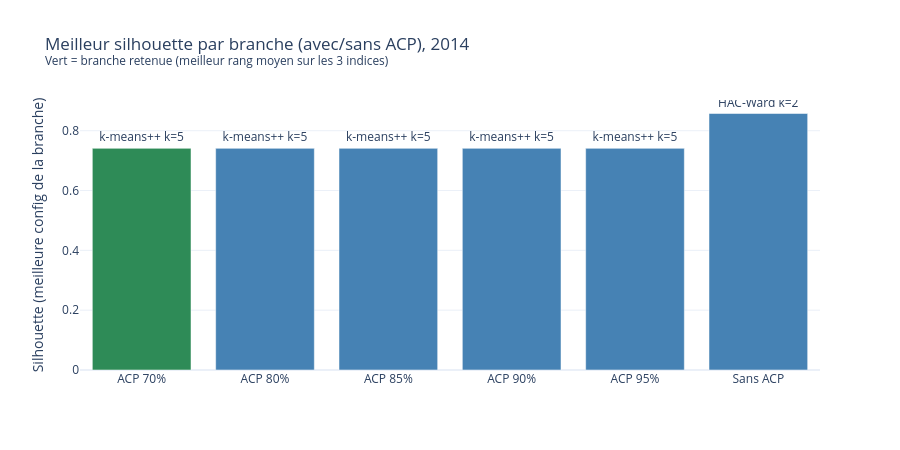

Notebook cell for this chart:
### Code cell
df_global_branche = df_global.copy()
df_global_branche['branche'] = df_global_branche['seuil_variance'].apply(
    lambda s: 'Sans ACP' if pd.isna(s) else f"ACP {s:.0%}"
)
meilleur_par_branche = (
    df_global_branche.loc[df_global_branche.groupby('branche')['rang_moyen'].idxmin()]
    .sort_values('rang_moyen')
)
display(meilleur_par_branche[
    ['branche', 'methode', 'k', 'silhouette', 'davies_bouldin', 'calinski_harabasz', 'rang_moyen']
])

fig_seuils = go.Figure(go.Bar(
    x=meilleur_par_branche['branche'], y=meilleur_par_branche['silhouette'],
    marker_color=['seagreen' if i == 0 else 'steelblue' for i in range(len(meilleur_par_branche))],
    text=[f"{m} k={int(k)}" for m, k in zip(meilleur_par_branche['methode'], meilleur_par_branche['k'])],
    textposition='outside',
))
fig_seuils.update_layout(
    title=f"Meilleur silhouette par branche (avec/sans ACP), {ANNEE_ETUDE}<br>"
          "<sup>Vert = branche retenue (meilleur rang moyen sur les 3 indices)</sup>",
    yaxis_title='Silhouette (meilleure config de la branche)', template='plotly_white',
    height=450, width=900,
)

chemin_seuils = BASE / 'figures' / f'comparaison_branches_acp_{ANNEE_ETUDE}.png'
fig_seuils.write_image(chemin_seuils, scale=2)
print(f"Comparaison des branches sauvegardee -> {chemin_seuils}")
fig_seuils.show()

### Figure 1 — Plotly figure (JSON) as saved in the notebook; plotly's stock layout.template omitted (floating-point values rounded to 4 significant figures)
{"data": [{"marker": {"color": ["seagreen", "steelblue", "steelblue", "steelblue", "steelblue", "steelblue"]}, "text": ["k-means++ k=5", "k-means++ k=5", "k-means++ k=5", "k-means++ k=5", "k-means++ k=5", "HAC-Ward k=2"], "textposition": "outside", "type": "bar", "x": ["ACP 70%", "ACP 80%", "ACP 85%", "ACP 90%", "ACP 95%", "Sans ACP"], "y": [0.7411, 0.7411, 0.7411, 0.7411, 0.7411, 0.8576]}], "layout": {"height": 450, "title": {"text": "Meilleur silhouette par branche (avec/sans ACP), 2014<br><sup>Vert = branche retenue (meilleur rang moyen sur les 3 indices)</sup>"}, "width": 900, "yaxis": {"title": {"text": "Silhouette (meilleure config de la branche)"}}}}
